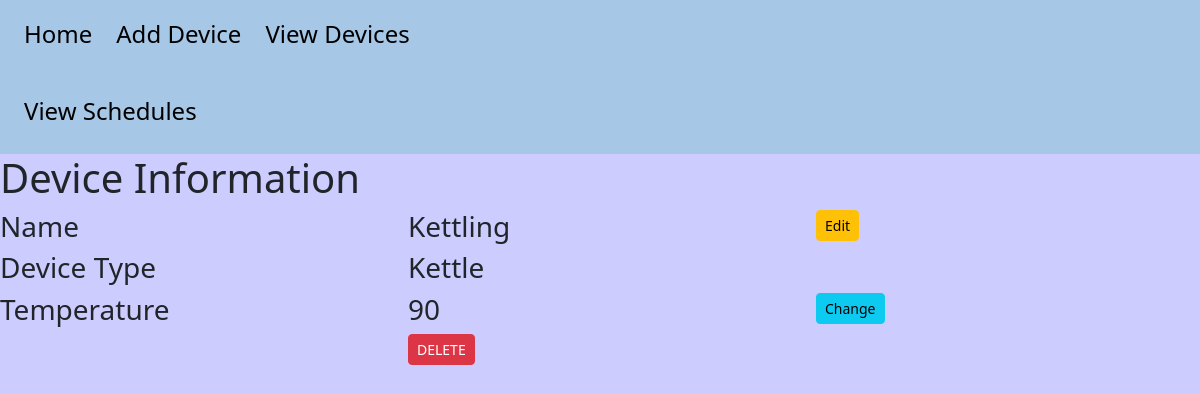
Page /device/2 on the committed database.
### database.py (models this page shows, shortened)
class Device(db.Model):
    __tablename__ = "devices"
    id = db.Column(db.Integer, primary_key=True)
    name = db.Column(db.String(80), nullable=False)
    type = db.Column(db.String(20), nullable=False)
    status = db.Column(db.Boolean, default=False)
    temperature = db.Column(db.Integer, nullable=True)
    brightness = db.Column(db.Integer, nullable=True)

### routes.py (the view)
@app.route("/device/<int:device_id>", methods=['GET', 'POST'])
def device_info(device_id):
    device = Device.query.get_or_404(device_id)  # Fetch Product or Show 404
    return render_template("deviceinfo.html", device=device)

### templates/deviceinfo.html (shortened to what this page needs)
{% extends 'base.html' %}
{% block body %}
<h1>Device Information</h1>
<div class="row">
    <div class="col">
        <h3>Name</h3>
    </div>
    <div class="col">
        <h3>{{ device.name }}</h3>
    </div>
    <div class="col">
        <form method="POST" action="{{ url_for('update_name', device_id=device.id) }}">
            <button class="btn btn-sm btn-warning">Edit</button>
        </form>
    </div>
</div>
<div class="row">
    <div class="col">
        <h3>Device Type</h3>
    </div>
    <div class="col">
        <h3>{{device.type}}</h3>
    </div>
    <div class="col"></div>
</div>
{% if device.type == 'Thermostat' or device.type == 'Kettle' %}
<div class="row">
    <div class="col">
        <h3>Temperature</h3>
    </div>
    <div class="col">
        <h3>{{device.temperature}}</h3>
    </div>
    <div class="col">
        <a class="btn btn-sm btn-info" href="{{ url_for('update_temperature', device_id=device.id) }}">Change</a>
    </div>
</div>
{% endif %}
<div class="row">
    <div class="col"></div>
    <div class="col">
        <form method="POST" action="{{ url_for('delete_device', device_id=device.id) }}">
            <button class="btn btn-sm btn-danger">DELETE</button>
        </form>
    </div>
    <div class="col"></div>
</div>
{% endblock %}

### static/style.css (style rules this page uses)
body { background-color: #CCCCFF; }

### rows in the picture
Device: name "Kettling", type "Kettle", temperature "90"
